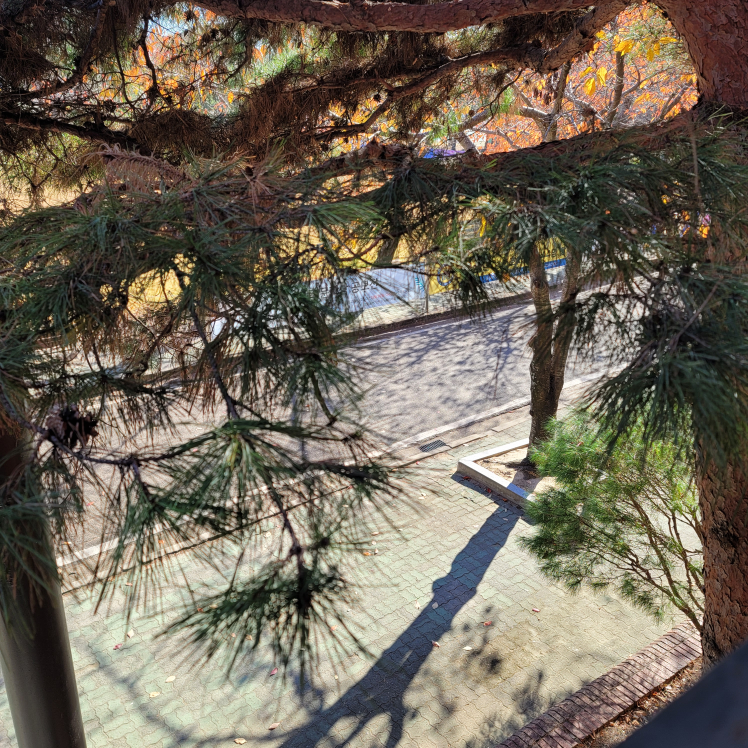
//> input picture assets/CCTVRightClean_1.jpg, 2992 x 2992 px, given in place of dirtyRoadDrain1.jpeg, which was not available (shown at 1/4 size)
$ ./project3   (built with g++ and OpenCV 4)
//> lines starting //> are read from the running program, lines starting //| are printed output that depends on the picture; pictures that were not available may be replaced by others from this repository, and a replacement may not be noted

#include <iostream>
#include "opencv.hpp"
#include <cmath>
using namespace std;
using namespace cv;


struct MouseParams
{
	Mat img;
	vector<Point2f> in, out;
};


// [27 lines of commented-out code are left out]

static void onMouse(int event, int x, int y, int, void* param)
{
	int count=0;
	int plus=0;
	float rho, theta, a, b, x0, y0;
	Point p1, p2;
	float rho1, theta1, a1, b1, x10, y10;
	Point p11, p12;
	float rho2, theta2, a2, b2, x20, y20;
	Point p21, p22;
	float rho3, theta3, a3, b3, x30, y30;
	Point p31, p32;
	MouseParams* mp = (MouseParams*)param;
	Mat img = mp->img;
	if (event == EVENT_LBUTTONDOWN) // left button
	{
		Mat result;

		mp->in.push_back(Point2f(x, y));
		if (mp->in.size() == 4)
		{
			Mat gray, edge;


			Mat homo_mat = getPerspectiveTransform(mp->in, mp->out);

			warpPerspective(img, result, homo_mat, Size(img.cols, img.rows));
			cvtColor(result, gray, COLOR_BGR2GRAY);

			Canny(gray, edge, 50, 200, 3);


			while (true) {

				vector<Vec2f> lines;
				vector<Vec2f> lines1;
				vector<Vec2f> lines2;
				vector<Vec2f> lines3;
				vector<Vec2f> lines4;

				HoughLines(edge, lines, 1, CV_PI / 180, 210+plus, 0, 0, 10 * (CV_PI / 180), 80 * (CV_PI / 180));
				HoughLines(edge, lines1, 1, CV_PI / 180, 210+plus, 0, 0, 100 * (CV_PI / 180), 170 * (CV_PI / 180));
				HoughLines(edge, lines2, 1, CV_PI / 180, 210+plus, 0, 0, 190 * (CV_PI / 180), 260 * (CV_PI / 180));
				HoughLines(edge, lines3, 1, CV_PI / 180, 210+plus, 0, 0, 280 * (CV_PI / 180), 350 * (CV_PI / 180));


				for (int i = 0; i < lines.size();i++) {
					rho = lines[i][0];
					theta = lines[i][1];
					a = cos(theta);
					b = sin(theta);
					x0 = a * rho;
					y0 = b * rho;
					p1 = Point(cvRound(x0 + 1000 * (-b)), cvRound(y0 + 1000 * a));
					p2 = Point(cvRound(x0 - 1000 * (-b)), cvRound(y0 - 1000 * a));

					count++;
					//line(result, p1, p2, Scalar(0, 0, 255), 1, 8);
				}

				for (int i = 0; i < lines1.size();i++) {
					rho1 = lines1[i][0];
					theta1 = lines1[i][1];
					a1 = cos(theta1);
					b1 = sin(theta1);
					x10 = a1 * rho1;
					y10 = b1 * rho1;
					p11 = Point(cvRound(x10 + 1000 * (-b1)), cvRound(y10 + 1000 * a1));
					p12 = Point(cvRound(x10 - 1000 * (-b1)), cvRound(y10 - 1000 * a1));

					count++;
					//line(result, p11, p12, Scalar(0, 0, 255), 1, 8);
				}

				for (int i = 0; i < lines2.size();i++) {
					rho2 = lines2[i][0];
					theta2 = lines2[i][1];
					a2 = cos(theta2);
					b2 = sin(theta2);
					x20 = a2 * rho2;
					y20 = b2 * rho2;
					p21 = Point(cvRound(x20 + 1000 * (-b2)), cvRound(y20 + 1000 * a2));
					p22 = Point(cvRound(x20 - 1000 * (-b2)), cvRound(y20 - 1000 * a2));

					count++;
					//line(result, p21, p22, Scalar(0, 0, 255), 1, 8);
				}

				for (int i = 0; i < lines3.size();i++) {
					rho3 = lines3[i][0];
					theta3 = lines3[i][1];
					a3 = cos(theta3);
					b3 = sin(theta3);
					x30 = a3 * rho3;
					y30 = b3 * rho3;
					p31 = Point(cvRound(x30 + 1000 * (-b3)), cvRound(y30 + 1000 * a3));
					p32 = Point(cvRound(x30 - 1000 * (-b3)), cvRound(y30 - 1000 * a3));

					count++;
					//line(result, p31, p32, Scalar(0, 0, 255), 3, 8);
				}


				if (count >= 20 && count <= 100) {
					putText(result, "Clean please", Point(result.cols/2 - 100, result.rows/2), FONT_HERSHEY_SIMPLEX, 3, Scalar(255, 0, 0), 3);
					break;
				}
				else if(count>100){
					count = 0;
					plus += 50;
				}
				else {
					break;
				}
			}

			imshow("output", result);
		}
		else
		{
			result = img.clone();
			for (size_t i = 0; i < mp->in.size(); i++)
			{
				circle(result, mp->in[i], 3, Scalar(0, 0, 255), 5);
			}
			imshow("input", result);
		}
	}
	//Reset positions
	if (event == EVENT_RBUTTONDOWN)
	{
		mp->in.clear();
		imshow("input", img);
	}
}


int main()
{

	Mat imput = imread("dirtyRoadDrain1.jpeg");
//> imput is the input picture: 2992 rows x 2992 cols, CV_8UC3; mean B, G, R 88.8, 103.2, 111.9


	imshow("input", imput);

	MouseParams mp;

	mp.out.push_back(Point2f(0, 0));
	mp.out.push_back(Point2f(imput.cols, 0));
//> mp.out = 2 Points (x, y): [0, 0], [2992, 0]
	mp.out.push_back(Point2f(imput.cols, imput.rows));
	mp.out.push_back(Point2f(0, imput.rows));

	mp.img = imput;

	setMouseCallback("input", onMouse, (void*)&mp);

	waitKey();
//> the left mouse button is pressed and released at (748, 748)
//> the left mouse button is pressed and released at (2244, 748)
//> the left mouse button is pressed and released at (2244, 2244)
//> the left mouse button is pressed and released at (748, 2244)
//> in onMouse (call 7), `warpPerspective(img, result, homo_mat, Size(img.cols, img.rows));`:
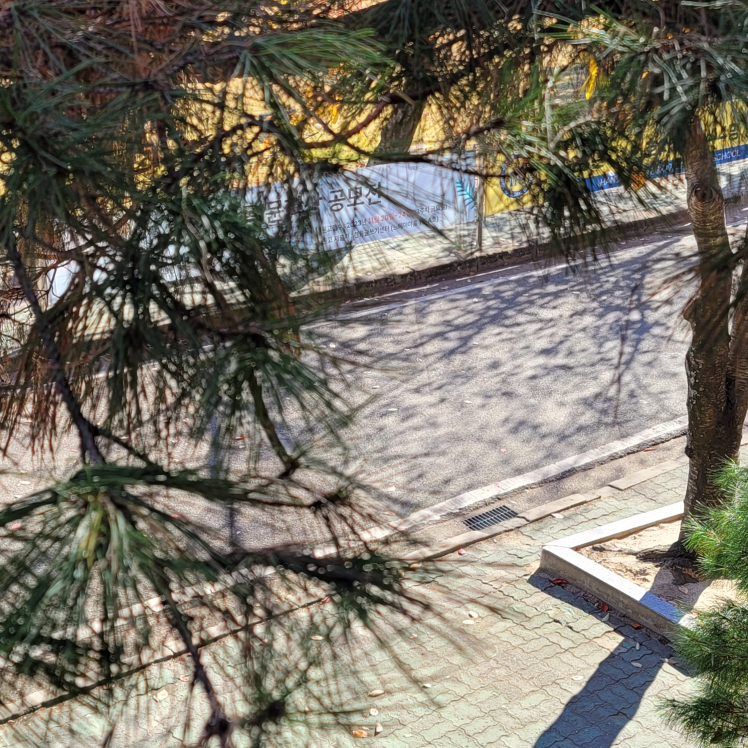
//> result: 2992 rows x 2992 cols, CV_8UC3 (shown at 1/4 size); mean B, G, R 104.4, 116.4, 121.5
//> in onMouse (call 7), `cvtColor(result, gray, COLOR_BGR2GRAY);`:
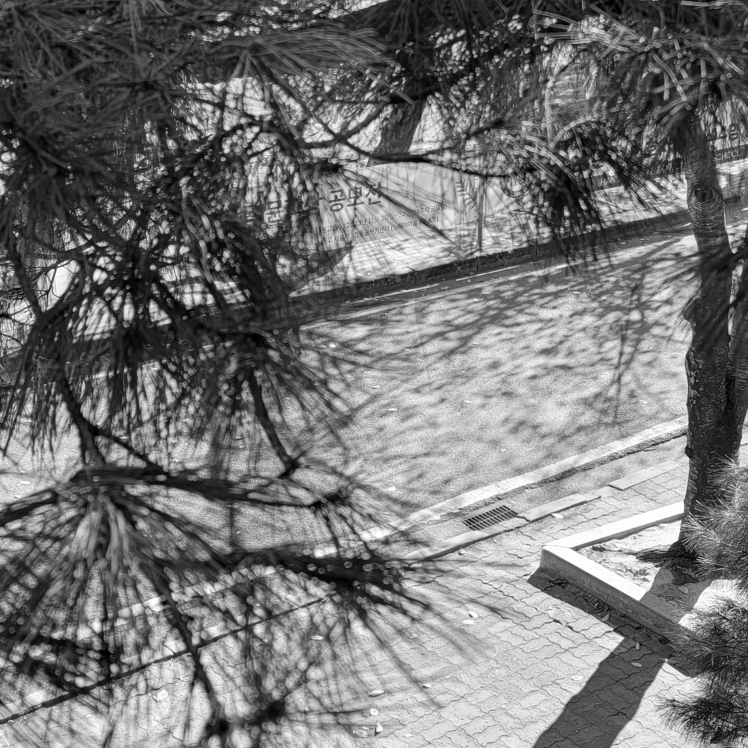
//> gray: 2992 rows x 2992 cols, CV_8UC1 (shown at 1/4 size); min 0, max 255, mean 116.5
//> in onMouse (call 7), `Canny(gray, edge, 50, 200, 3);`:
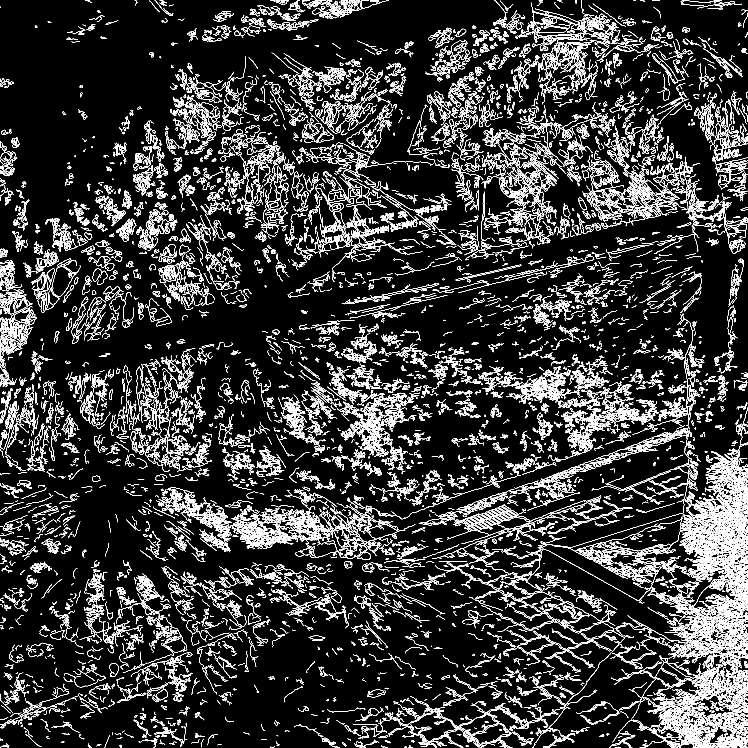
//> edge: 2992 rows x 2992 cols, CV_8UC1 (shown at 1/4 size); 7.6% white in thin lines or dots
//> the loop in onMouse (call 7), `while (true)` made 8 passes
//> (rho, theta, a, b, x0, y0, rho1, theta1) on passes 1 to 8: (2996, 1.4, 0.174, 0.985, 520.3, 2950.5, -673, 2.97), (697, 1.4, 0.174, 0.985, 121, 686.4, -489, 2.97), (2270, 1.4, 0.174, 0.985, 394.2, 2235.5, -2521, 2.97), (1861, 1.4, 0.174, 0.985, 323.2, 1832.7, -2083, 2.91), (2081, 0.768, 0.719, 0.695, 1496.9, 1445.6, -2432, 2.97), (2263, 0.785, 0.707, 0.707, 1600.2, 1600.2, -849, 2.55), (2217, 0.785, 0.707, 0.707, 1567.7, 1567.7, -170, 2.36), (2068, 0.785, 0.707, 0.707, 1462.3, 1462.3, 863, 2.08)
//> after the loop in onMouse (call 7), `while (true)`: rho = 2068; theta = 0.785; a = 0.707; x0 = 1462.3; count = 19; rho1 = 863; theta1 = 2.08; a1 = -0.485; b1 = 0.875
	return 0;
}

$ run again, on assets/CCTVRightClean_2.jpg
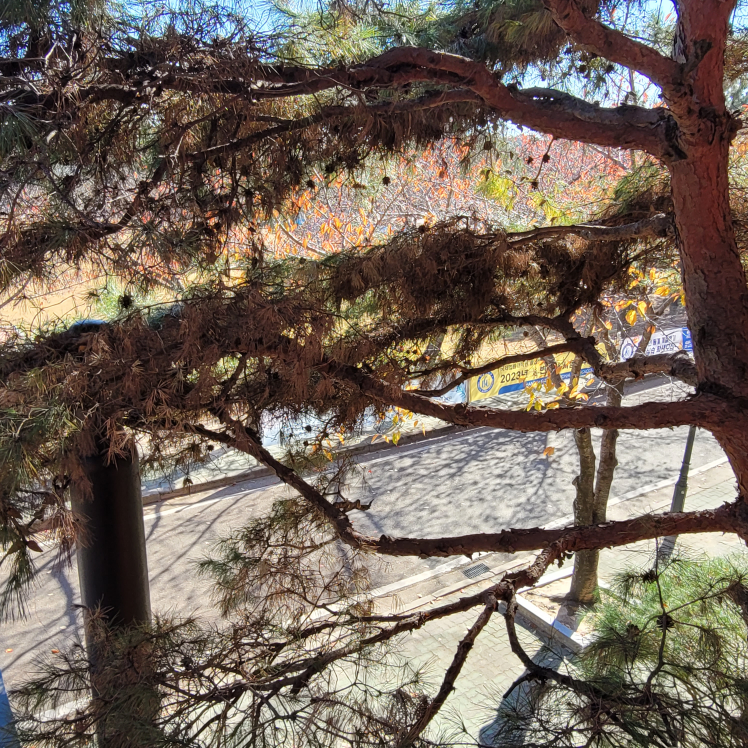
//> input picture assets/CCTVRightClean_2.jpg, 2992 x 2992 px, given in place of dirtyRoadDrain1.jpeg, which was not available (shown at 1/4 size)
//> imput is the input picture: 2992 rows x 2992 cols, CV_8UC3; mean B, G, R 91.5, 102.8, 115.7
//> in onMouse (call 7), `cvtColor(result, gray, COLOR_BGR2GRAY);`:
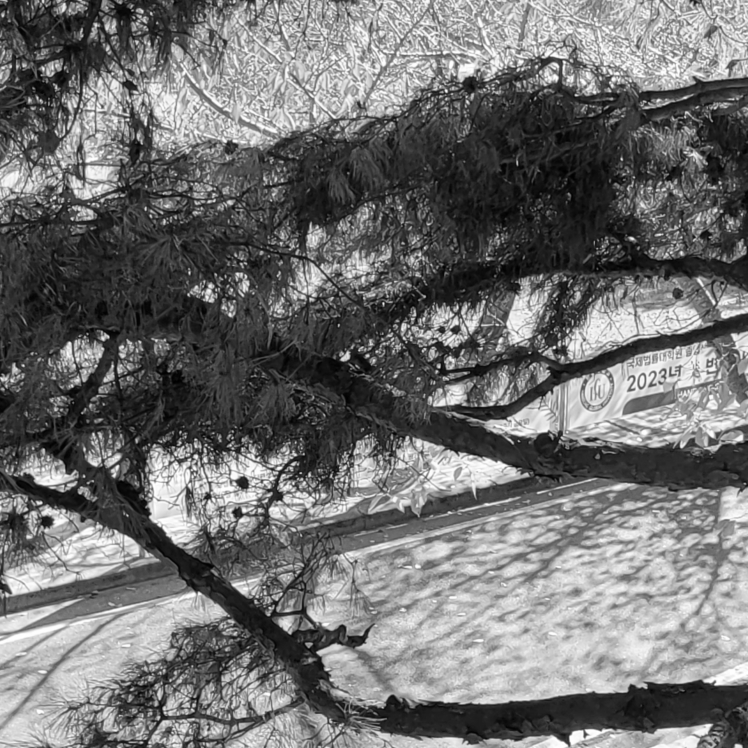
//> gray: 2992 rows x 2992 cols, CV_8UC1 (shown at 1/4 size); min 0, max 255, mean 112.3
//> in onMouse (call 7), `Canny(gray, edge, 50, 200, 3);`:
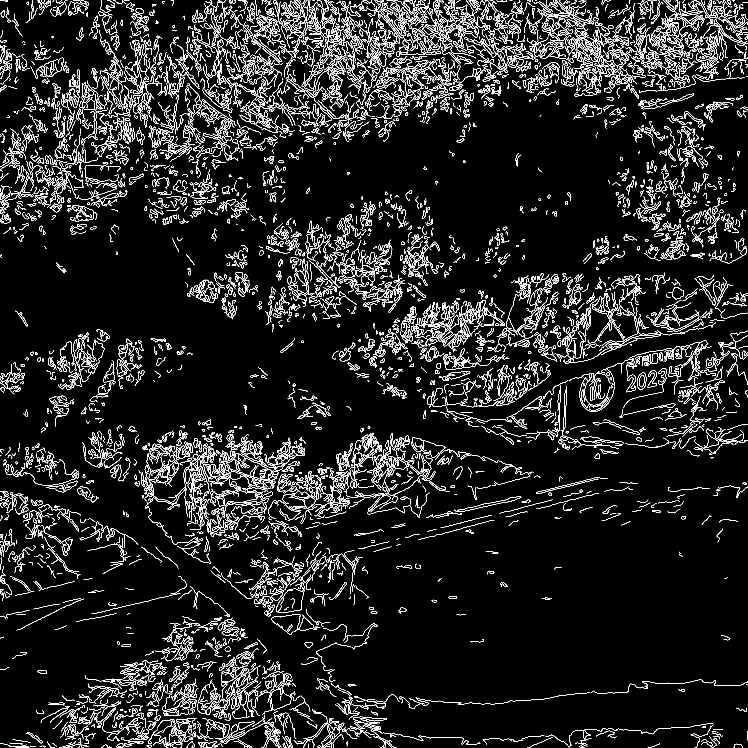
//> edge: 2992 rows x 2992 cols, CV_8UC1 (shown at 1/4 size); 4.6% white in thin lines or dots
//> the loop in onMouse (call 7), `while (true)` made 5 passes
//> (rho, theta, a, b, x0, y0, rho1, theta1) on passes 1 to 3: (1979, 1.4, 0.174, 0.985, 343.6, 1948.9, -763, 2.97), (353, 1.4, 0.174, 0.985, 61.3, 347.6, -383, 2.36), (714, 1.4, 0.174, 0.985, 124, 703.2, -337, 2.36)
//> after the loop in onMouse (call 7), `while (true)`: rho = 2319; theta = 0.785; a = 0.707; x0 = 1639.8; count = 4; rho1 = -255; theta1 = 2.36; a1 = -0.707; b1 = 0.707

$ run again, on assets/claenRoadDrain_close.jpg
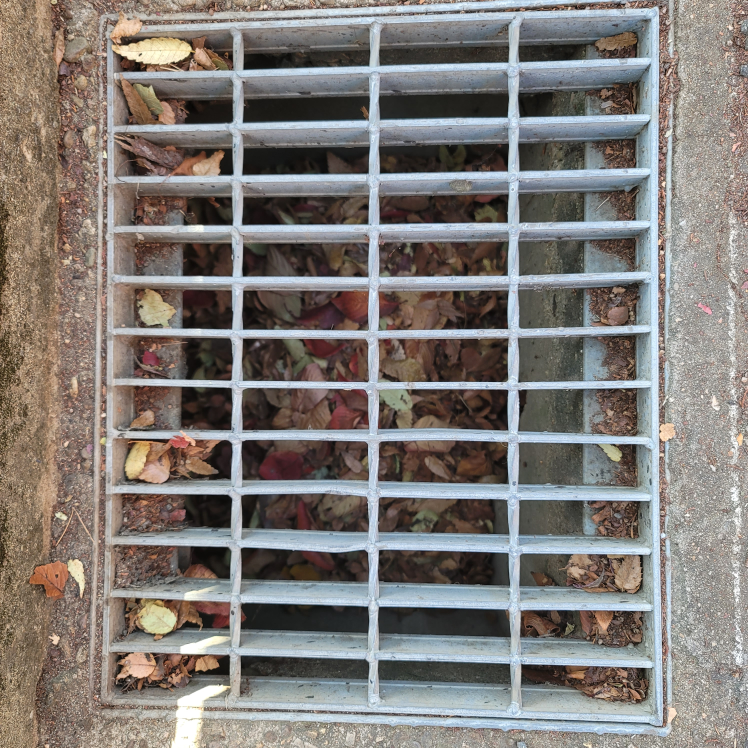
//> input picture assets/claenRoadDrain_close.jpg, 2992 x 2992 px, given in place of dirtyRoadDrain1.jpeg, which was not available (shown at 1/4 size)
//> imput is the input picture: 2992 rows x 2992 cols, CV_8UC3; mean B, G, R 119.1, 123, 128.3
//> in onMouse (call 7), `cvtColor(result, gray, COLOR_BGR2GRAY);`:
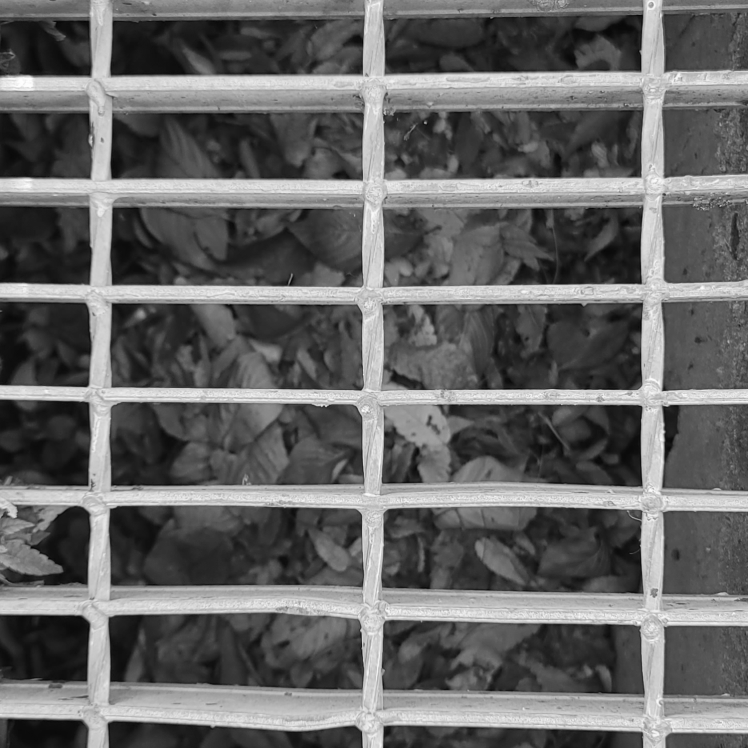
//> gray: 2992 rows x 2992 cols, CV_8UC1 (shown at 1/4 size); min 0, max 255, mean 101
//> in onMouse (call 7), `Canny(gray, edge, 50, 200, 3);`:
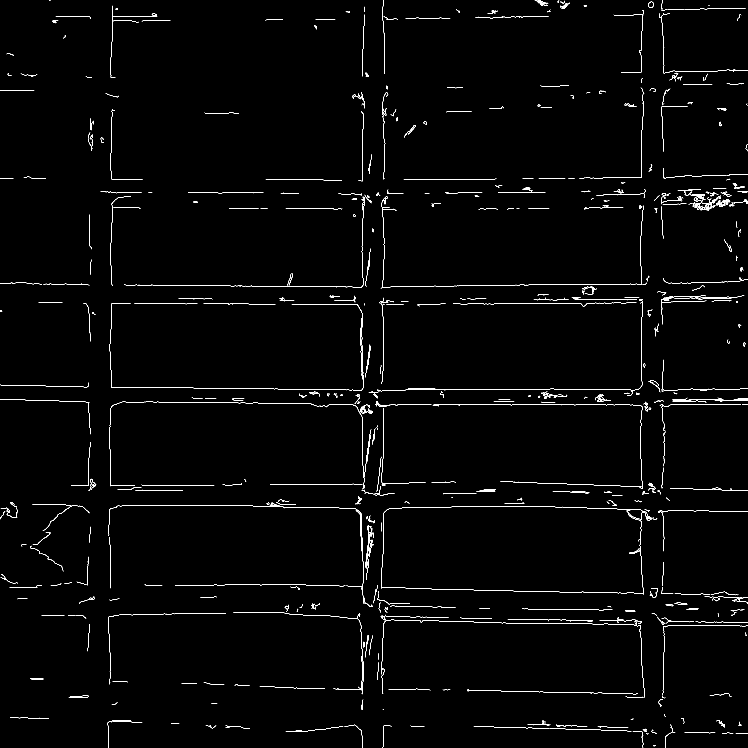
//> edge: 2992 rows x 2992 cols, CV_8UC1 (shown at 1/4 size); 0.79% white in thin lines or dots
//> the loop in onMouse (call 7), `while (true)` made 1 pass
//> (rho, theta, a, b, x0, y0, rho1, theta1) on pass 1: (0, 0, 0, 0, 0, 0, 0, 0)
//> after the loop in onMouse (call 7), `while (true)`: rho = 0
